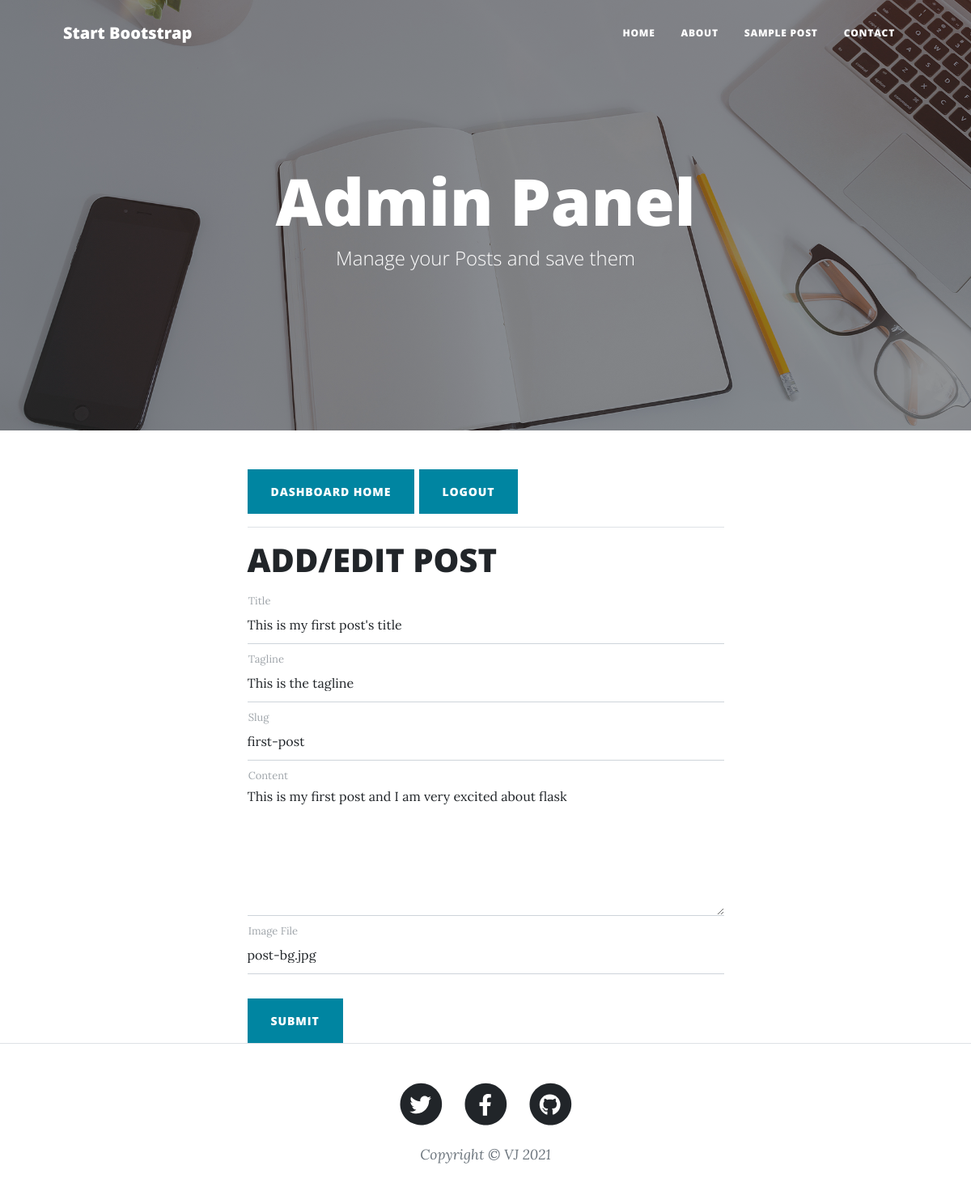
Screenshot of /edit/1 with the database file from the repository.
### app.py (models this page shows)
class Posts(db.Model):
    sno = db.Column(db.Integer(), primary_key=True)
    title = db.Column(db.String(50), unique=False, nullable=False)
    slug = db.Column(db.String(35), unique=False, nullable=False)
    content = db.Column(db.String(100), unique=False, nullable=False)
    date = db.Column(db.String(12), unique=False, nullable=True)
    img_file = db.Column(db.String(12), unique=False, nullable=True)
    tagline = db.Column(db.String(), unique=False, nullable=True)

### app.py (the view, shortened to what this page needs)
@app.route('/edit/<int:sno>', methods=['GET', 'POST'])
def edit(sno):
    posts = Posts.query.filter_by(sno=sno).first()
    return render_template('edit.html', params=params, posts=posts, sno=sno)

### templates/edit.html (shortened to what this page needs)
{% extends "layout.html" %}
{% block body %}
<header class="masthead" style="background-image: url('{{ url_for('static', filename='assets/img/home-bg.jpg') }}')">
    <div class="container position-relative px-4 px-lg-5">
        <div class="row gx-4 gx-lg-5 justify-content-center">
            <div class="col-md-10 col-lg-8 col-xl-7">
                <div class="site-heading">
                    <h1>Admin Panel</h1>
                    <span class="subheading">Manage your Posts and save them</span>
                </div>
            </div>
        </div>
    </div>
</header>
<div class="container px-4 px-lg-5">
    <div class="row gx-4 gx-lg-5 justify-content-center">
        <div class="col-md-10 col-lg-8 col-xl-7">
            <a href="/dashboard"><button class="btn btn-primary text-uppercase">DASHBOARD Home</button></a>
            <a href="/logout"><button class="btn btn-primary text-uppercase"> LOGOUT </button></a>
            <hr>
            <h1>ADD/EDIT POST</h1>
            <form id="contactForm" data-sb-form-api-token="API_TOKEN" action="/edit/{{ sno }}" method="post" name="sentMessage">
                <div class="form-floating">
                    <input class="form-control" id="title" type="text" placeholder="Title" name="title" data-sb-validations="required" value="{{posts.title}}"/>
                    <label for="title">Title</label>
                </div>
                <div class="form-floating">
                    <input class="form-control" id="tagline" type="text" placeholder="Tagline" name="tagline" data-sb-validations="required,email"  value="{{posts.tagline}}"/>
                    <label for="tagline">Tagline</label>
                </div>
                <div class="form-floating">
                    <input class="form-control" id="slug" type="text" placeholder="Slug" name="slug" data-sb-validations="required"  value="{{posts.slug}}"/>
                    <label for="slug">Slug</label>
                </div>
                <div class="form-floating">
                    <textarea class="form-control" id="content" placeholder="Content" style="height: 12rem" name="content" data-sb-validations="required">{{posts.content}}</textarea>
                    <label for="content">Content</label>
                </div>
                <div class="form-floating">
                    <input class="form-control" id="img_file" placeholder="Image filename" name="img_file" data-sb-validations="required" value="{{posts.img_file}}">
                    <label for="img_file">Image File</label>
                </div>
                <br />
                <button class="btn btn-primary text-uppercase" id="submitButton" type="submit">Submit</button>
            </form>
        </div>
    </div>
</div>
{% endblock %}

### rows the page displays
Posts: title "This is my first post's title", tagline "This is the tagline", slug "first-post", content "This is my first post and I am very excited about flask", img_file "post-bg.jpg"
